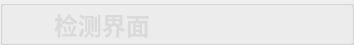
        <widget class="QGroupBox" name="groupBox">
         <property name="minimumSize">
          <size>
           <width>0</width>
           <height>45</height>
          </size>
         </property>
         <property name="maximumSize">
          <size>
           <width>16777215</width>
           <height>45</height>
          </size>
         </property>
         <property name="styleSheet">
          <string notr="true">#groupBox{
background-color: rgba(75, 75, 75, 200);
border: 0px solid #42adff;
border-left: 0px solid rgba(29, 83, 185, 255);
border-right: 0px solid rgba(29, 83, 185, 255);
border-bottom: 1px solid rgba(200, 200, 200,100);
;
border-radius:0px;}</string>
         </property>
         <property name="title">
          <string/>
         </property>
         <layout class="QHBoxLayout" name="horizontalLayout">
          <property name="spacing">
           <number>0</number>
          </property>
          <property name="topMargin">
           <number>0</number>
          </property>
          <property name="bottomMargin">
           <number>0</number>
          </property>
          <item>
           <widget class="QLabel" name="label_7">
            <property name="minimumSize">
             <size>
              <width>40</width>
              <height>40</height>
             </size>
            </property>
            <property name="maximumSize">
             <size>
              <width>40</width>
              <height>40</height>
             </size>
            </property>
            <property name="styleSheet">
             <string notr="true">image: url(:/img/icon/evil.png);</string>
            </property>
            <property name="text">
             <string/>
            </property>
           </widget>
          </item>
          <item>
           <widget class="QLabel" name="label_4">
            <property name="styleSheet">
             <string notr="true">QLabel
{
	font-size: 24px;
	font-family: &quot;Microsoft YaHei&quot;;
	font-weight: bold;
 		border-radius:9px;
		background:rgba(66, 195, 255, 0);
color: rgb(218, 218, 218);
}
</string>
            </property>
            <property name="text">
             <string>检测界面</string>
            </property>
           </widget>
          </item>
          <item>
           <spacer name="horizontalSpacer">
            <property name="orientation">
             <enum>Qt::Horizontal</enum>
            </property>
            <property name="sizeHint" stdset="0">
             <size>
              <width>40</width>
              <height>20</height>
             </size>
            </property>
           </spacer>
          </item>
          <item>
           <layout class="QHBoxLayout" name="horizontalLayout_5">
            <property name="spacing">
             <number>0</number>
            </property>
            <item>
             <widget class="QPushButton" name="minButton">
              <property name="minimumSize">
               <size>
                <width>50</width>
                <height>28</height>
               </size>
              </property>
              <property name="maximumSize">
               <size>
                <width>50</width>
                <height>28</height>
               </size>
              </property>
              <property name="styleSheet">
               <string notr="true">QPushButton {
border-style: solid;
border-width: 0px;
border-radius: 0px;
background-color: rgba(223, 223, 223, 0);}
QPushButton::focus{outline: none;}
QPushButton::hover {
border-style: solid;
border-width: 0px;
border-radius: 0px;
background-color: rgba(223, 223, 223, 150);}</string>
              </property>
              <property name="text">
               <string/>
              </property>
              <property name="icon">
               <iconset resource="../apprcc.qrc">
                <normaloff>:/img/icon/最小化.png</normaloff>:/img/icon/最小化.png</iconset>
              </property>
             </widget>
            </item>
            <item>
             <widget class="QPushButton" name="maxButton">
              <property name="minimumSize">
               <size>
                <width>50</width>
                <height>28</height>
               </size>
              </property>
              <property name="maximumSize">
               <size>
                <width>50</width>
                <height>28</height>
               </size>
              </property>
              <property name="styleSheet">
               <string notr="true">QPushButton {
border-style: solid;
border-width: 0px;
border-radius: 0px;
background-color: rgba(223, 223, 223, 0);}
QPushButton::focus{outline: none;}
QPushButton::hover {
border-style: solid;
border-width: 0px;
border-radius: 0px;
background-color: rgba(223, 223, 223, 150);}</string>
              </property>
              <property name="text">
               <string/>
              </property>
              <property name="icon">
               <iconset resource="../apprcc.qrc">
                <normaloff>:/img/icon/正方形.png</normaloff>
                <activeon>:/img/icon/还原.png</activeon>
                <selectedon>:/img/icon/还原.png</selectedon>:/img/icon/正方形.png</iconset>
              </property>
              <property name="checkable">
               <bool>true</bool>
              </property>
             </widget>
            </item>
            <item>
             <widget class="QPushButton" name="closeButton">
              <property name="minimumSize">
               <size>
                <width>50</width>
                <height>28</height>
               </size>
              </property>
              <property name="maximumSize">
               <size>
                <width>50</width>
                <height>28</height>
               </size>
              </property>
              <property name="styleSheet">
               <string notr="true">QPushButton {
border-style: solid;
border-width: 0px;
border-radius: 0px;
background-color: rgba(223, 223, 223, 0);}
QPushButton::focus{outline: none;}
QPushButton::hover {
border-style: solid;
border-width: 0px;
border-radius: 0px;
background-color: rgba(223, 223, 223, 150);}</string>
              </property>
              <property name="text">
               <string/>
              </property>
              <property name="icon">
               <iconset resource="../apprcc.qrc">
                <normaloff>:/img/icon/关闭.png</normaloff>:/img/icon/关闭.png</iconset>
              </property>
             </widget>
            </item>
           </layout>
          </item>
         </layout>
        </widget>
